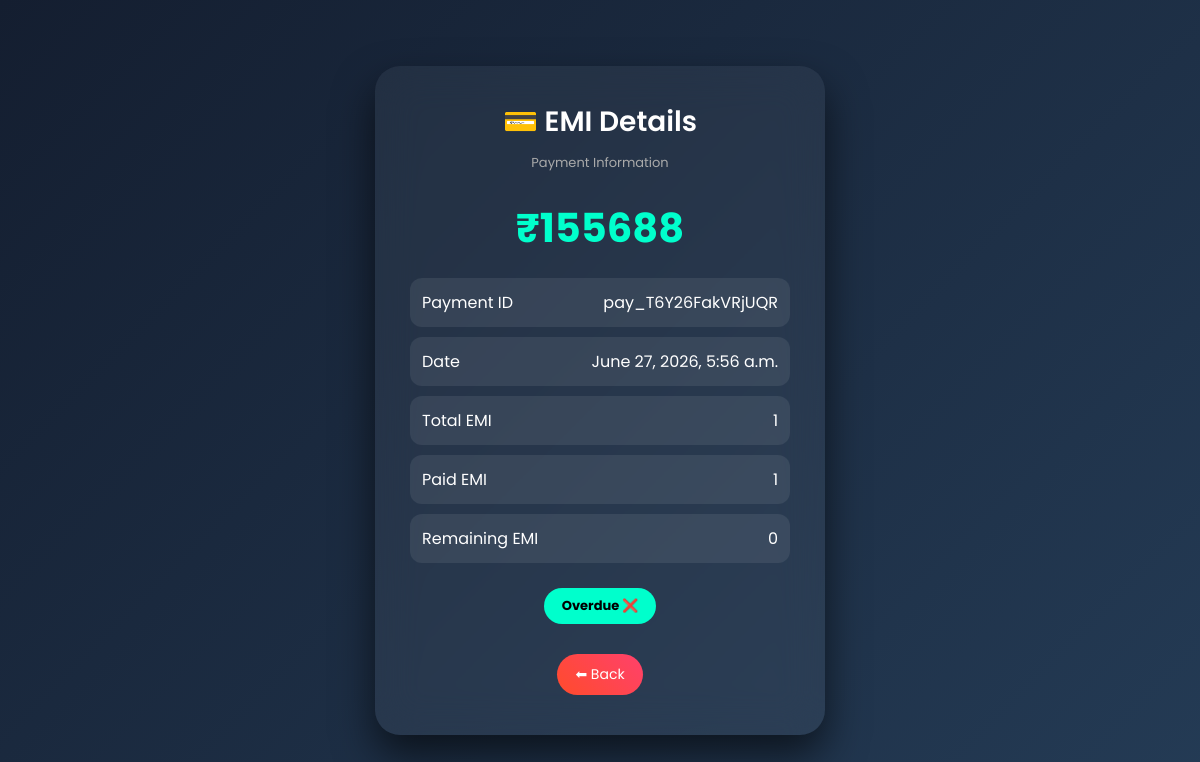
The page /core/view-history/16/ on the database its author committed.
### core/models.py (models this page shows, shortened)
class EMIHistory(models.Model):
    user = models.ForeignKey(User, on_delete=models.CASCADE, null=True, blank=True)
    payment_id = models.CharField(max_length=200)
    amount = models.IntegerField()
    date = models.DateTimeField(auto_now_add=True)
    car_name=models.CharField(max_length=100,null=True)
    created_at = models.DateTimeField(auto_now_add=True,null=True)
    next_due_date = models.DateField(null=True, blank=True)
    is_paid = models.BooleanField(default=False,null=True)
    total_emi = models.IntegerField(null=True, blank=True)
    paid_emi = models.IntegerField(null=True, blank=True)
    def get_status(self):
        today = timezone.now().date()
        if self.next_due_date:
            if today > self.next_due_date:
                return "Overdue ❌"
            elif self.next_due_date - today <= timedelta(days=3):
                return "Due Soon ⚠️"
            else:
                return "Paid ✅"
        return "Not Set"
    def remaining_emi(self):
        return(self.total_emi or 0) - (self.paid_emi or 0)

### core/views.py (the view)
# urls.py: path('view-history/<int:id>/', views.view_history, name='view_history'),
def view_history(request, id):
    data = EMIHistory.objects.get(id=id)
    return render(request, "emi/view.html", {"item": data})

### templates/emi/view.html (shortened to what this page needs)
<!DOCTYPE html>
<html lang="en">
<head>
</head>
<body>
<div class="card">
    <div class="title">💳 EMI Details</div>
    <div class="subtitle">Payment Information</div>
    <div class="amount">₹{{ item.amount }}</div>
    <div class="info">
        <div class="row">
            <span>Payment ID</span>
            <span>{{ item.payment_id }}</span>
        </div>
        <div class="row">
            <span>Date</span>
            <span>{{ item.date }}</span>
        </div>
        <div class="row">
            <span>Total EMI</span>
            <span>{{ item.total_emi }}</span>
        </div>
        <div class="row">
            <span>Paid EMI</span>
            <span>{{ item.paid_emi }}</span>
        </div>
        <div class="row">
            <span>Remaining EMI</span>
            <span>{{ item.remaining_emi }}</span>
        </div>
    </div>
    <div class="status">
        {{ item.get_status }}
    </div>
    <div class="buttons">
        <a href="/core/history/" class="btn back">⬅ Back</a>
    </div>
</div>
</body>
</html>

### templates/emi/view.html (style rules this page uses)
body { margin: 0; height: 100vh; font-family: 'Poppins', sans-serif; background: linear-gradient(135deg, #141e30, #243b55); display: flex; justify-content: center; align-items: center; }
.card { width: 380px; padding: 35px; border-radius: 25px; background: rgba(255, 255, 255, 0.05); backdrop-filter: blur(20px); box-shadow: 0 20px 40px rgba(0,0,0,0.6); color: white; text-align: center; }
.title { font-size: 28px; font-weight: 600; margin-bottom: 10px; }
.subtitle { font-size: 13px; color: #aaa; margin-bottom: 25px; }
.amount { font-size: 40px; font-weight: bold; color: #00ffcc; margin-bottom: 20px; }
.info { text-align: left; margin-top: 15px; }
.row { display: flex; justify-content: space-between; background: rgba(255,255,255,0.08); padding: 12px; border-radius: 12px; margin-bottom: 10px; }
.status { margin-top: 15px; display: inline-block; padding: 8px 18px; border-radius: 20px; background: #00ffcc; color: black; font-size: 13px; font-weight: bold; }
.buttons { margin-top: 25px; }
.btn { text-decoration: none; padding: 10px 18px; border-radius: 30px; margin: 5px; display: inline-block; font-size: 14px; }
.back { background: linear-gradient(45deg, #ff4b2b, #ff416c); color: white; }

### rows shown on the page
EMIHistory: amount "155688", payment_id "pay_T6Y26FakVRjUQR", date "June 27, 2026, 5:56 a.m.", total_emi "1", paid_emi "1", remaining_emi "0", get_status "Overdue ❌"
